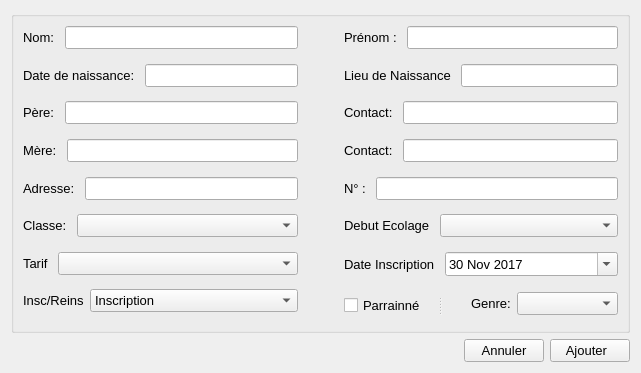
<?xml version="1.0" encoding="UTF-8"?>
<ui version="4.0">
 <class>addEleveDialog</class>
 <widget class="QWidget" name="addEleveDialog">
  <property name="geometry">
   <rect>
    <x>0</x>
    <y>0</y>
    <width>641</width>
    <height>373</height>
   </rect>
  </property>
  <property name="font">
   <font>
    <family>Ubuntu</family>
    <pointsize>10</pointsize>
   </font>
  </property>
  <property name="windowTitle">
   <string>Ajout Eleve </string>
  </property>
  <layout class="QVBoxLayout" name="verticalLayout" stretch="0,1">
   <item>
    <widget class="QGroupBox" name="groupBox">
     <property name="font">
      <font>
       <family>Ubuntu</family>
       <pointsize>10</pointsize>
      </font>
     </property>
     <property name="title">
      <string/>
     </property>
     <layout class="QGridLayout" name="gridLayout" columnstretch="0,0,0">
      <item row="1" column="0">
       <layout class="QFormLayout" name="formLayout_3">
        <property name="horizontalSpacing">
         <number>10</number>
        </property>
        <item row="0" column="0">
         <widget class="QLabel" name="label_8">
          <property name="font">
           <font>
            <family>Ubuntu</family>
           </font>
          </property>
          <property name="text">
           <string>Date de naissance:</string>
          </property>
         </widget>
        </item>
        <item row="0" column="1">
         <widget class="QLineEdit" name="dateNaissEdit">
          <property name="font">
           <font>
            <family>Ubuntu</family>
            <pointsize>10</pointsize>
           </font>
          </property>
         </widget>
        </item>
       </layout>
      </item>
      <item row="0" column="1">
       <spacer name="horizontalSpacer">
        <property name="orientation">
         <enum>Qt::Horizontal</enum>
        </property>
        <property name="sizeType">
         <enum>QSizePolicy::Fixed</enum>
        </property>
        <property name="sizeHint" stdset="0">
         <size>
          <width>40</width>
          <height>20</height>
         </size>
        </property>
       </spacer>
      </item>
      <item row="5" column="2">
       <layout class="QFormLayout" name="formLayout_12">
        <property name="horizontalSpacing">
         <number>10</number>
        </property>
        <item row="0" column="0">
         <widget class="QLabel" name="label_12">
          <property name="text">
           <string>Debut Ecolage</string>
          </property>
         </widget>
        </item>
        <item row="0" column="1">
         <widget class="QComboBox" name="combodebutEcolage">
          <property name="font">
           <font>
            <family>Ubuntu</family>
            <pointsize>10</pointsize>
           </font>
          </property>
         </widget>
        </item>
       </layout>
      </item>
      <item row="3" column="2">
       <layout class="QFormLayout" name="formLayout_7">
        <property name="horizontalSpacing">
         <number>10</number>
        </property>
        <item row="0" column="0">
         <widget class="QLabel" name="label_10">
          <property name="font">
           <font>
            <family>Ubuntu</family>
           </font>
          </property>
          <property name="text">
           <string>Contact:</string>
          </property>
         </widget>
        </item>
        <item row="0" column="1">
         <widget class="QLineEdit" name="contactBEdit">
          <property name="font">
           <font>
            <family>Ubuntu</family>
            <pointsize>10</pointsize>
           </font>
          </property>
         </widget>
        </item>
       </layout>
      </item>
      <item row="6" column="0">
       <layout class="QFormLayout" name="formLayout_13">
        <property name="horizontalSpacing">
         <number>10</number>
        </property>
        <property name="leftMargin">
         <number>0</number>
        </property>
        <property name="rightMargin">
         <number>0</number>
        </property>
        <item row="0" column="0">
         <widget class="QLabel" name="label_13">
          <property name="text">
           <string>Tarif</string>
          </property>
         </widget>
        </item>
        <item row="0" column="1">
         <widget class="QComboBox" name="comboTarif">
          <property name="font">
           <font>
            <family>Ubuntu</family>
            <pointsize>10</pointsize>
           </font>
          </property>
         </widget>
        </item>
       </layout>
      </item>
      <item row="2" column="2">
       <layout class="QFormLayout" name="formLayout_6">
        <property name="horizontalSpacing">
         <number>10</number>
        </property>
        <item row="0" column="0">
         <widget class="QLabel" name="label_11">
          <property name="font">
           <font>
            <family>Ubuntu</family>
           </font>
          </property>
          <property name="text">
           <string>Contact:</string>
          </property>
         </widget>
        </item>
        <item row="0" column="1">
         <widget class="QLineEdit" name="contactAEdit">
          <property name="font">
           <font>
            <family>Ubuntu</family>
            <pointsize>10</pointsize>
           </font>
          </property>
         </widget>
        </item>
       </layout>
      </item>
      <item row="3" column="0">
       <layout class="QFormLayout" name="formLayout_4">
        <property name="horizontalSpacing">
         <number>10</number>
        </property>
        <item row="0" column="0">
         <widget class="QLabel" name="label_5">
          <property name="font">
           <font>
            <family>Ubuntu</family>
           </font>
          </property>
          <property name="text">
           <string>Mère:</string>
          </property>
         </widget>
        </item>
        <item row="0" column="1">
         <widget class="QLineEdit" name="mereEdit">
          <property name="font">
           <font>
            <family>Ubuntu</family>
            <pointsize>10</pointsize>
           </font>
          </property>
         </widget>
        </item>
       </layout>
      </item>
      <item row="4" column="2">
       <layout class="QFormLayout" name="formLayout_10">
        <property name="horizontalSpacing">
         <number>10</number>
        </property>
        <item row="0" column="0">
         <widget class="QLabel" name="label_6">
          <property name="font">
           <font>
            <family>Ubuntu</family>
           </font>
          </property>
          <property name="text">
           <string>N° :</string>
          </property>
         </widget>
        </item>
        <item row="0" column="1">
         <widget class="QLineEdit" name="numeroEdit">
          <property name="font">
           <font>
            <family>Ubuntu</family>
            <pointsize>10</pointsize>
           </font>
          </property>
         </widget>
        </item>
       </layout>
      </item>
      <item row="4" column="0">
       <layout class="QFormLayout" name="formLayout_8">
        <property name="horizontalSpacing">
         <number>10</number>
        </property>
        <item row="0" column="0">
         <widget class="QLabel" name="label_9">
          <property name="font">
           <font>
            <family>Ubuntu</family>
           </font>
          </property>
          <property name="text">
           <string>Adresse:</string>
          </property>
         </widget>
        </item>
        <item row="0" column="1">
         <widget class="QLineEdit" name="adressEdit">
          <property name="font">
           <font>
            <family>Ubuntu</family>
            <pointsize>10</pointsize>
           </font>
          </property>
         </widget>
        </item>
       </layout>
      </item>
      <item row="5" column="0">
       <layout class="QFormLayout" name="formLayout_9">
        <property name="horizontalSpacing">
         <number>10</number>
        </property>
        <property name="rightMargin">
         <number>0</number>
        </property>
        <item row="0" column="0">
         <widget class="QLabel" name="label">
          <property name="font">
           <font>
            <family>Ubuntu</family>
           </font>
          </property>
          <property name="text">
           <string>Classe:</string>
          </property>
         </widget>
        </item>
        <item row="0" column="1">
         <widget class="QComboBox" name="comboclasseEdit">
          <property name="font">
           <font>
            <family>Ubuntu</family>
            <pointsize>10</pointsize>
           </font>
          </property>
         </widget>
        </item>
       </layout>
      </item>
      <item row="0" column="2">
       <layout class="QFormLayout" name="formLayout_2">
        <property name="horizontalSpacing">
         <number>10</number>
        </property>
        <item row="0" column="0">
         <widget class="QLabel" name="label_4">
          <property name="font">
           <font>
            <family>Ubuntu</family>
           </font>
          </property>
          <property name="text">
           <string>Prénom :</string>
          </property>
         </widget>
        </item>
        <item row="0" column="1">
         <widget class="QLineEdit" name="prenomEdit">
          <property name="font">
           <font>
            <family>Ubuntu</family>
            <pointsize>10</pointsize>
           </font>
          </property>
         </widget>
        </item>
       </layout>
      </item>
      <item row="0" column="0">
       <layout class="QFormLayout" name="formLayout">
        <property name="horizontalSpacing">
         <number>10</number>
        </property>
        <item row="0" column="0">
         <widget class="QLabel" name="label_2">
          <property name="font">
           <font>
            <family>Ubuntu</family>
           </font>
          </property>
          <property name="text">
           <string>Nom:</string>
          </property>
         </widget>
        </item>
        <item row="0" column="1">
         <widget class="QLineEdit" name="nomEdit">
          <property name="font">
           <font>
            <family>Ubuntu</family>
            <pointsize>10</pointsize>
           </font>
          </property>
          <property name="readOnly">
           <bool>false</bool>
          </property>
         </widget>
        </item>
       </layout>
      </item>
      <item row="2" column="0">
       <layout class="QFormLayout" name="formLayout_5">
        <property name="horizontalSpacing">
         <number>10</number>
        </property>
        <item row="0" column="0">
         <widget class="QLabel" name="label_3">
          <property name="font">
           <font>
            <family>Ubuntu</family>
           </font>
          </property>
          <property name="text">
           <string>Père:</string>
          </property>
         </widget>
        </item>
        <item row="0" column="1">
         <widget class="QLineEdit" name="pereEdit">
          <property name="font">
           <font>
            <family>Ubuntu</family>
            <pointsize>10</pointsize>
           </font>
          </property>
         </widget>
        </item>
       </layout>
      </item>
      <item row="6" column="2">
       <layout class="QFormLayout" name="formLayout_14">
        <property name="horizontalSpacing">
         <number>10</number>
        </property>
        <item row="0" column="0">
         <widget class="QLabel" name="label_14">
          <property name="text">
           <string>Date Inscription</string>
          </property>
         </widget>
        </item>
        <item row="0" column="1">
         <widget class="QDateEdit" name="insDateEdit">
          <property name="font">
           <font>
            <family>Ubuntu</family>
            <pointsize>10</pointsize>
           </font>
          </property>
          <property name="calendarPopup">
           <bool>true</bool>
          </property>
          <property name="date">
           <date>
            <year>2017</year>
            <month>11</month>
            <day>30</day>
           </date>
          </property>
         </widget>
        </item>
       </layout>
      </item>
      <item row="1" column="2">
       <layout class="QFormLayout" name="formLayout_11">
        <property name="horizontalSpacing">
         <number>10</number>
        </property>
        <item row="0" column="0">
         <widget class="QLabel" name="label_7">
          <property name="text">
           <string>Lieu de Naissance</string>
          </property>
         </widget>
        </item>
        <item row="0" column="1">
         <widget class="QLineEdit" name="lieuNaissanceEdit">
          <property name="font">
           <font>
            <family>Ubuntu</family>
            <pointsize>10</pointsize>
           </font>
          </property>
         </widget>
        </item>
       </layout>
      </item>
      <item row="7" column="0">
       <layout class="QFormLayout" name="formLayout_16">
        <item row="0" column="0">
         <widget class="QLabel" name="label_15">
          <property name="text">
           <string>Insc/Reins</string>
          </property>
         </widget>
        </item>
        <item row="0" column="1">
         <widget class="QComboBox" name="comboInsReins">
          <property name="font">
           <font>
            <family>Ubuntu</family>
            <pointsize>10</pointsize>
           </font>
          </property>
          <item>
           <property name="text">
            <string>Inscription</string>
           </property>
          </item>
          <item>
           <property name="text">
            <string>Rinscription</string>
           </property>
          </item>
         </widget>
        </item>
       </layout>
      </item>
      <item row="7" column="2">
       <widget class="QSplitter" name="splitter_2">
        <property name="orientation">
         <enum>Qt::Horizontal</enum>
        </property>
        <widget class="QCheckBox" name="checkBoxParain">
         <property name="font">
          <font>
           <family>Ubuntu</family>
           <pointsize>10</pointsize>
          </font>
         </property>
         <property name="text">
          <string>Parrainné</string>
         </property>
        </widget>
        <widget class="QWidget" name="layoutWidget_2">
         <layout class="QFormLayout" name="formLayout_17">
          <property name="leftMargin">
           <number>29</number>
          </property>
          <property name="topMargin">
           <number>3</number>
          </property>
          <item row="0" column="0">
           <widget class="QLabel" name="label_17">
            <property name="text">
             <string>Genre:</string>
            </property>
           </widget>
          </item>
          <item row="0" column="1">
           <widget class="QComboBox" name="comboGenre">
            <property name="font">
             <font>
              <family>Ubuntu</family>
              <pointsize>10</pointsize>
             </font>
            </property>
           </widget>
          </item>
         </layout>
        </widget>
       </widget>
      </item>
     </layout>
    </widget>
   </item>
   <item>
    <layout class="QHBoxLayout" name="horizontalLayout">
     <item>
      <spacer name="horizontalSpacer_2">
       <property name="orientation">
        <enum>Qt::Horizontal</enum>
       </property>
       <property name="sizeType">
        <enum>QSizePolicy::Expanding</enum>
       </property>
       <property name="sizeHint" stdset="0">
        <size>
         <width>520</width>
         <height>20</height>
        </size>
       </property>
      </spacer>
     </item>
     <item>
      <widget class="QPushButton" name="annulerButton">
       <property name="text">
        <string>Annuler</string>
       </property>
      </widget>
     </item>
     <item>
      <widget class="QPushButton" name="addElvButton">
       <property name="text">
        <string>Ajouter  </string>
       </property>
      </widget>
     </item>
    </layout>
   </item>
  </layout>
 </widget>
 <tabstops>
  <tabstop>nomEdit</tabstop>
  <tabstop>prenomEdit</tabstop>
  <tabstop>dateNaissEdit</tabstop>
  <tabstop>lieuNaissanceEdit</tabstop>
  <tabstop>pereEdit</tabstop>
  <tabstop>contactAEdit</tabstop>
  <tabstop>mereEdit</tabstop>
  <tabstop>contactBEdit</tabstop>
  <tabstop>adressEdit</tabstop>
  <tabstop>numeroEdit</tabstop>
  <tabstop>comboclasseEdit</tabstop>
  <tabstop>combodebutEcolage</tabstop>
  <tabstop>comboTarif</tabstop>
  <tabstop>insDateEdit</tabstop>
 </tabstops>
 <resources/>
 <connections>
  <connection>
   <sender>annulerButton</sender>
   <signal>clicked()</signal>
   <receiver>addEleveDialog</receiver>
   <slot>close()</slot>
   <hints>
    <hint type="sourcelabel">
     <x>565</x>
     <y>344</y>
    </hint>
    <hint type="destinationlabel">
     <x>320</x>
     <y>186</y>
    </hint>
   </hints>
  </connection>
 </connections>
</ui>
